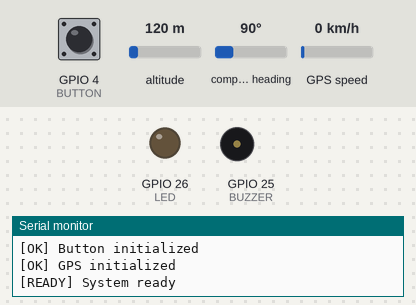
Simulated run of this sketch. Board: ESP32. Shown: output pins drawn as LEDs (lit = HIGH), buzzer (waves = sounding, pin HIGH), the last lines printed to the serial monitor. Inputs (shaded band) come from the test bench; at power-on: GPIO 4 (BUTTON) HIGH, altitude 120 m, compass heading 90°, GPS speed 0 km/h. The GPS gets a fix after 3 s at 37.7749, -122.4194 with 8 satellites.

Above: at 1.2 s.
1.3 s: GPIO 4 (BUTTON) pulled LOW for 3.2 s
At 8.48 s:
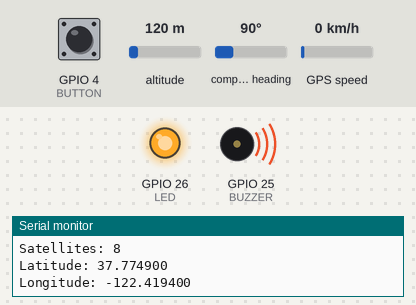
8.6 s: GPIO 4 (BUTTON) driven LOW
Timing chart, 0 to 14.1 s (numbered marks = the images above; inputs shaded):
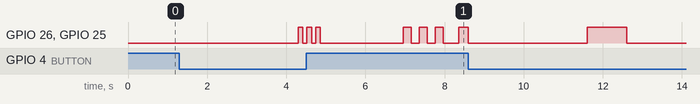

Measured:
- after the input at 1.3 s, GPIO 26 (LED), GPIO 25 (BUZZER): LOW → HIGH after 3.0 s, → LOW 0.12 s later, → HIGH 0.10 s later, → LOW 0.12 s later, … (13 changes in this stretch)

The sketch:

SafetyBuoy.ino
```cpp
#include "Alarm.h"
#include "Button.h"
#include "GpsModule.h"

#define LOG(msg) Serial.println(msg)
#define LOGF(label, value) \
  do {                     \
    Serial.print(label);   \
    Serial.println(value); \
  } while(0)

#define HOLD_TIME 3000
#define GPS_UPDATE_DELAY 1000

bool sosActive = false;
bool holdHandled = false;
unsigned long holdStartTime = 0;
unsigned long lastGpsPrint = 0;

HardwareSerial gpsSerial(2);
GpsModule gpsModule(&gpsSerial, 16, 17);

void setup() {
  Serial.begin(115200);

  LOG("");
  LOG("=========================");
  LOG(" DiveBeacon Booting");
  LOG("=========================");

  setupAlarm();
  LOG("[OK] Alarm initialized");

  setupButton();
  LOG("[OK] Button initialized");

  gpsModule.begin();
  LOG("[OK] GPS initialized");

  LOG("[READY] System ready");
}

void loop() {
  gpsModule.update();

  handleButton();

  if (sosActive && !buttonPressed()) {
    updateSos();

    handleGpsOutput();
  } else {
    stopSignal();
  }
}

void handleButton() {
  if (buttonReleased()) {
    resetButtonHold();
    return;
  }

  if (buttonHoldJustStarted()) {
    startButtonHold();
  }

  if (holdCompleted()) {
    handleHoldAction();
  }
}

bool buttonReleased() {
  return !buttonPressed();
}

bool buttonHoldJustStarted() {
  return holdStartTime == 0;
}

void startButtonHold() {
  holdStartTime = millis();

  LOG("[BUTTON] Hold started");

  stopSignal();
}

void resetButtonHold() {
  holdStartTime = 0;
  holdHandled = false;
}

bool holdCompleted() {
  return !holdHandled && holdTimePassed();
}

void handleHoldAction() {
  holdHandled = true;

  if (sosActive) {
    stopSos();
  } else {
    startSos();
  }
}

void startSos(){
  LOG("[SOS] Activated");

  fastBeeps();

  sosActive = true;
  resetSos();
}

void stopSos(){
  LOG("[SOS] Deactivated");

  sosActive = false;

  resetSos();
  longBeep();
}

bool holdTimePassed(){
  return millis() - holdStartTime >= HOLD_TIME;
}

void handleGpsOutput(){
  if (millis() - lastGpsPrint >= GPS_UPDATE_DELAY) {
    gpsModule.printStatus();
    lastGpsPrint = millis();
  }
}
```

Alarm.cpp
```cpp
#include "Arduino.h"
#include "Pins.h"
#include "Alarm.h"

#define SOS_STEPS 9

struct Step {
  int duration;
  int pauseAfter;
};

Step sosPattern[] = {
  {200, 200}, {200, 200}, {200, 400},
  {600, 200}, {600, 200}, {600, 400},
  {200, 200}, {200, 200}, {200, 2000}
};

bool signalOn = false;
unsigned long lastChange = 0;
int currentStep = SOS_STEPS - 1;

void setupAlarm() {
  pinMode(BUZZER, OUTPUT);
  pinMode(LED, OUTPUT);
  stopSignal();
}

void updateSos() {
  unsigned long now = millis();

  if (signalOn) {
    if (now - lastChange >= sosPattern[currentStep].duration) {
      stopSignal();
      signalOn = false;
      lastChange = now;
    }
  } else {
    if (now - lastChange >= sosPattern[currentStep].pauseAfter) {
      currentStep = (currentStep + 1) % SOS_STEPS;
      digitalWrite(BUZZER, HIGH);
      digitalWrite(LED, HIGH);
      signalOn = true;
      lastChange = now;
    }
  }
}

void resetSos() {
  currentStep = SOS_STEPS - 1;
  signalOn = false;
  lastChange = millis();
  stopSignal();
}

void stopSignal() {
  digitalWrite(BUZZER, LOW);
  digitalWrite(LED, LOW);
}

void blockingBeep(int duration) {
  digitalWrite(BUZZER, HIGH);
  digitalWrite(LED, HIGH);
  delay(duration);
  digitalWrite(BUZZER, LOW);
  digitalWrite(LED, LOW);
}

void fastBeeps() {
  for (int i = 0; i < 3; i++) {
    blockingBeep(120);
    delay(100);
  }
}

void longBeep() {
  blockingBeep(1000);
}
```

Alarm.h
```cpp
#ifndef ALARM_H
#define ALARM_H

void setupAlarm();
void updateSos();
void resetSos();
void stopSignal();
void fastBeeps();
void longBeep();

#endif
```

Button.cpp
```cpp
#include "Arduino.h"
#include "Pins.h"
#include "Button.h"

void setupButton() {
  pinMode(BUTTON, INPUT_PULLUP);
}

bool buttonPressed() {
  return digitalRead(BUTTON) == LOW;
}
```

Button.h
```cpp
#ifndef BUTTON_H
#define BUTTON_H

void setupButton();
bool buttonPressed();

#endif
```

GpsModule.h
```cpp
#ifndef GPS_MODULE_H
#define GPS_MODULE_H

#include <TinyGPS++.h>
#include <HardwareSerial.h>

class GpsModule {
private:
  TinyGPSPlus gps;
  HardwareSerial* gpsSerial;

  int rxPin;
  int txPin;
  double latitude;
  double longitude;
  int satellites;
  bool hasValidLocation;

public:
  GpsModule(HardwareSerial* serialPort, int rx, int tx)
    : gpsSerial(serialPort),
      rxPin(rx),
      txPin(tx),
      latitude(0.0),
      longitude(0.0),
      satellites(0),
      hasValidLocation(false) {}

  void begin() {
    gpsSerial->begin(9600, SERIAL_8N1, rxPin, txPin);
  }

  void update() {
    while (gpsSerial->available()) {
      gps.encode(gpsSerial->read());
    }

    satellites = gps.satellites.value();

    if (gps.location.isValid()) {
      latitude = gps.location.lat();
      longitude = gps.location.lng();
      hasValidLocation = true;
    }
  }

  bool hasLocation() {
    return hasValidLocation;
  }

  double getLatitude() {
    return latitude;
  }

  double getLongitude() {
    return longitude;
  }

  int getSatellites() {
    return satellites;
  }

  void printStatus() {
    Serial.print("Satellites: ");
    Serial.println(satellites);

    if (hasValidLocation) {
      Serial.print("Latitude: ");
      Serial.println(latitude, 6);

      Serial.print("Longitude: ");
      Serial.println(longitude, 6);
    } else {
      Serial.println("No valid GPS location yet");
    }

    Serial.println();
  }
};

#endif
```

Pins.h
```cpp
#ifndef PINS_H
#define PINS_H

#define LED 26
#define BUZZER 25
#define BUTTON 4

#endif
```
